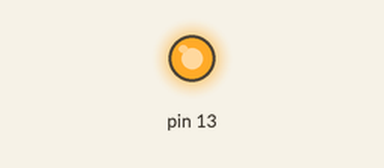
Simulated run of this sketch. Board: Arduino Uno, built with avr-gcc and run on an emulated ATmega328P. Shown: output pins drawn as LEDs (lit = HIGH). EEPROM starts erased.

Above: at 3.9 s.
At 6.03 s:
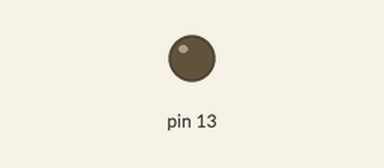
Timing chart, 0 to 6.5 s (numbered marks = the images above):
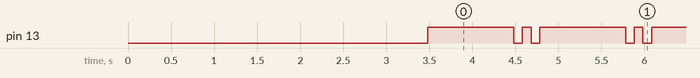

Measured:
- by itself, pin 13: repeats every 1.3 s: LOW 0.10 s, HIGH 0.10 s, LOW 0.10 s, HIGH 1.0 s
- by itself, everything shown: repeats every 1.3 s, in 4 steps

The sketch:

log_delete.ino
```cpp
//ÈÕÖ¾Çå³ý£¬ÒÔÏÂ==================================================================================================================
//==================================================================================================================
//==================================================================================================================
//×¢Òâarduino UNO °å¿ÉÒÔ´æ´¢1kbµÄÊý¾Ý
#include <EEPROM.h>
void Edelete(){
    for(int i=0;i<=1024;++i){
        EEPROM.write(i,0);
    }
}
void setup(){
    pinMode(13,OUTPUT);
    Edelete();
}
void loop(){
    digitalWrite(13,HIGH);
    delay(1000);
    digitalWrite(13,LOW);
    delay(100);
    digitalWrite(13,HIGH);
    delay(100);
    digitalWrite(13,LOW);
    delay(100);
}

//==================================================================================================================
//==================================================================================================================
//ÈÕÖ¾Çå³ý£¬ÒÔÉÏ==================================================================================================================
```
